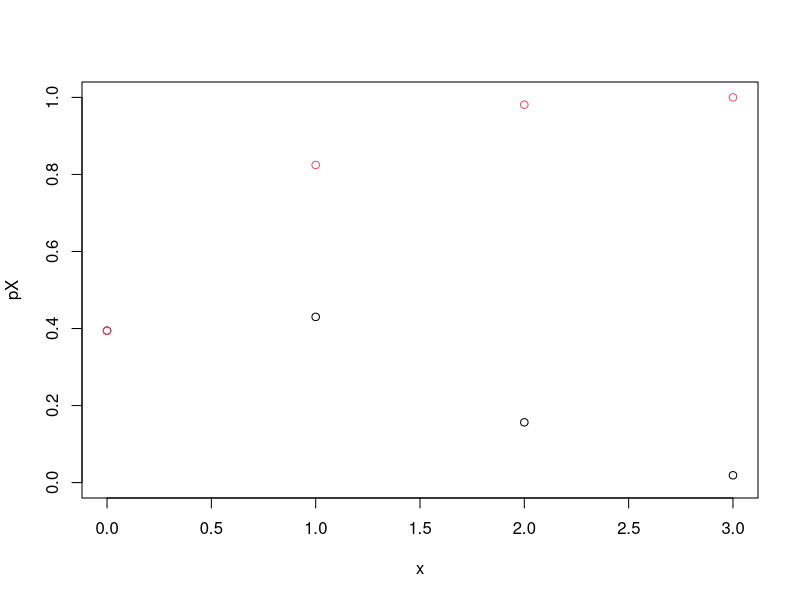
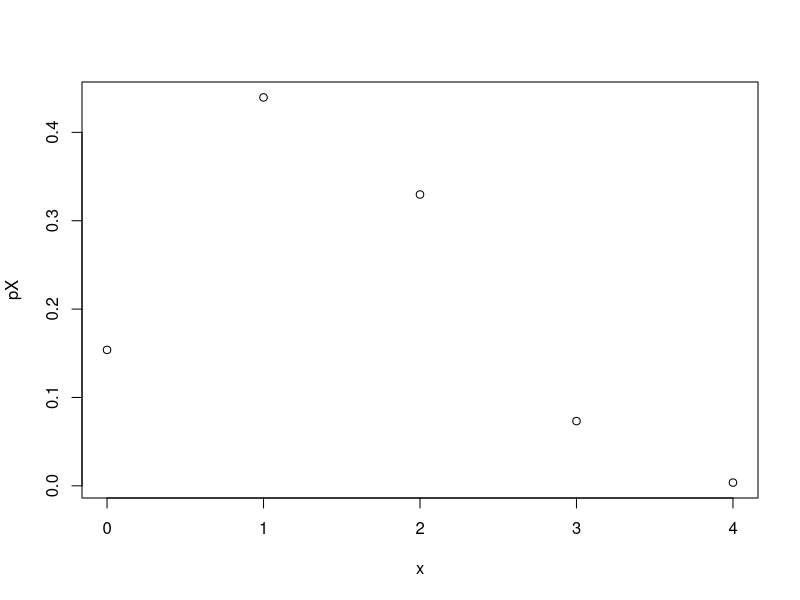

The R source for these figures, in order: (Note: this script raises an error after producing the figures.)
# EJ 1 
# Proba puntual y FDA

x <- c(0,1,2,3)
pX <- rep(0,4)


pX[1] <- 11*11*11/(15*15*15)
pX[2] <- 3*4*11*11/(15*15*15)
pX[3] <- 3*4*4*11/(15*15*15)
pX[4] <- 4*4*4/(15*15*15)

FX <- c(pX[1], pX[1]+pX[2], pX[1]+pX[2]+pX[3], pX[1]+pX[2]+pX[3]+pX[4])
FX

plot(x,pX, ylim=c(0,1))
points(x, FX, ylim=c(0,1), col=2)

#########################

# Ej 2
Xprima <- c(rep(1,3), rep(3,1), rep(6,2), rep(12, 4))
sample(Xprima, 5, replace = TRUE)

muestra <- sample(Xprima, 10000, replace = TRUE)
length(muestra[muestra == 1])/10000
vectorproba <- c(0.3,0.1,0.2,0.4)
rango <- c(1,3,6,12)
muestra <- sample(rango, 5, replace=TRUE, prob=vectorproba)

muestra10000 <- sample(rango, 10000, replace=TRUE, prob=vectorproba)
k <- 1
proba <- rep(0,4)
for (r in rango){
  proba[k] <- length(muestra10000[muestra10000==r])/10000
  k <- k+1
}
proba

#################### 

# Ej 3
# a) graficar fpp
x <- c(0,1,2,3,4)
pX <- rep(0,5)
x
pX
pX[1] <- (10*9*8*7)/(15*14*13*12)
pX[2] <- choose(5,1)*(4*11*10*9*8)/(15*14*13*12*11)
pX[3] <- choose(5,2)*(4*3*11*10*9)/(15*14*13*12*11)
pX[4] <- choose(5,3)*(4*3*2*11*10)/(15*14*13*12*11)
pX[5] <- choose(5,4)*(4*3*2*11)/(15*14*13*12*11)
library(MASS)
f = function(x, den) {paste0(round(x * den), "/", den)}
f(pX, 91)
pX
plot(x,pX)

# b) P(x>=W) = 1 - F(x<W) = 1 - F(x<W-)
# W = 2 -> 1-F(2-) -> 1-F(1)
1-(pX[1]+pX[2])

# c)
library(MASS)
fractions(pX)
fractions((2/13)+40/91)

###################

# Ej 6
# a)
p1<-(2*3*2)/(6*5*4)
p2<-(4*4*3)/(6*5*4)
p3<-fractions(2*(2*2*3)/(6*5*4))
p3
p4<-(4*2)/(6*5)
fractions(p4)
p4
p5<-(2*2)/(6*5*4)
pV <- c(p1+p2,p3+p4,p5)
fractions(pV)
# b)
xs<-c(0,1,2)
eX<-(sum(pV*(xs)))
eX2<-(sum(pV*(xs**2)))
vX<-(eX2-(eX**2))
fractions(vX)
###################

# Ej 8 ( Binomial )
pbinom(20,25,0.7)
pbinom(24,25,0.7)-pbinom(19,25,0.7)
sum(dbinom(0:20,25,0.7))
sum(dbinom(20:24,25,0.7))
sum(dbinom(20,25,0.7))+sum(dbinom(21,25,0.7))+sum(dbinom(22,25,0.7))+sum(dbinom(23,25,0.7))+sum(dbinom(24,25,0.7))
25*0.7
25*07*0.3

# Ej 11 (HG)  

dhyper(6, 35, 15, 10)
dbinom(6,10,35/50)

# Ej 12 (Ge)
1-pgeom(3, 1/19)
1-sum(dgeom(0:3,1/19))

# Ej 15 (Poisson)
1-ppois(3,2)
1-ppois(4,2)
rango <- c(0,1,2,3,4)
for (i in range(4)) {
  x<-ppois(i,2)
  x
}


# ej 16
1-dbinom(0,1000,0.001)
# si n->inf y p-> 0 Bi = Pois(n*p)
1-ppois(0,1)
1-(1/exp(1))
dpois(3,1)
dbinom(3,1000,0.001)


# ej 17
dpois(0,4)
vec<-0:6
for (i in 0:6){
  lista<-c(0,6)
  pois<-dpois(i,4)
  print(i)
  print(pois)
  lista[i]<-pois
}
table(vec,lista)
length(lista)
lista

# ej 19 (POiss)
ppois(4,2,5)
ppois(6,5)

# ej 20
dpois(0,2)
dbinom(1,4,dpois(0,2))
